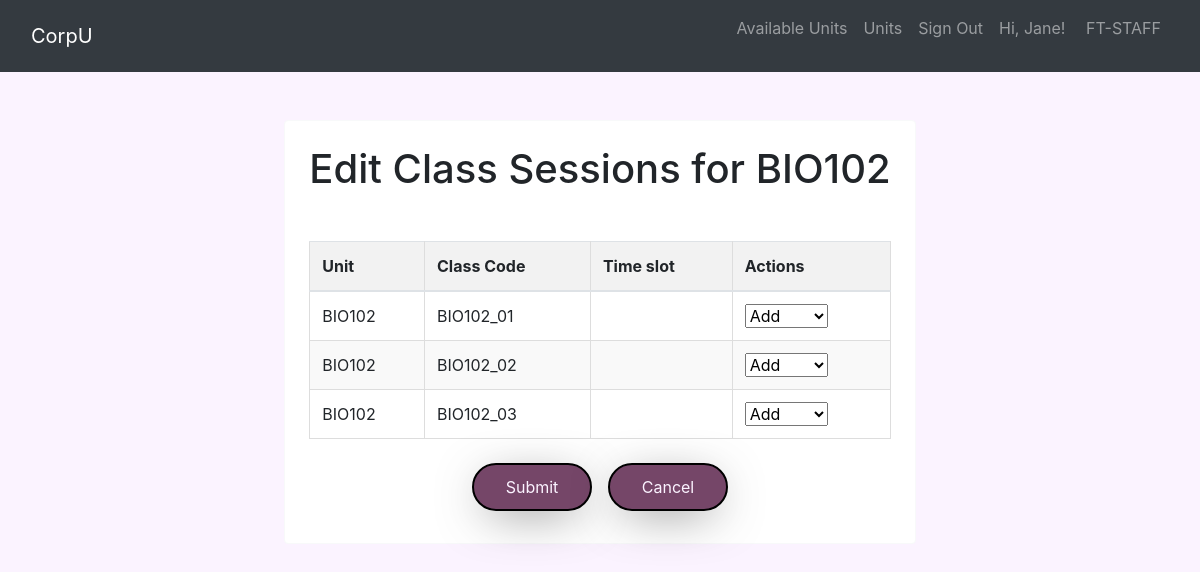
/class_sessions_staff_edit.php?unitCode=BIO102 (signed in), run on the app's committed database.
### tables this page shows
CREATE TABLE `class` (
  `classCode` varchar(20) NOT NULL,
  `className` varchar(255) NOT NULL,
  `classType` varchar(255) DEFAULT NULL,
  `classStartTime` varchar(255) DEFAULT NULL,
  `classEndTime` varchar(255) DEFAULT NULL,
  `classDay` varchar(255) DEFAULT NULL,
  `class_description` varchar(10000) DEFAULT NULL,
  `unitCode` varchar(20) DEFAULT NULL,
  `userID` varchar(10) DEFAULT NULL,
  `classroom` varchar(255) NOT NULL
);

### class_sessions_staff_edit.php (the view, shortened to what this page needs)
<!DOCTYPE html>
<html lang="en">
<head>
    <link rel="stylesheet" href="https://cdn.jsdelivr.net/npm/bootstrap@4.6.2/dist/css/bootstrap.min.css">
    <link rel="stylesheet" href="style/class_sessions.css">
</head>
<body>
    <?php
    include 'generateNav.php';
    $nav = generateNav();
    echo $nav;
    ?>
    <?php
        require 'connections.php';
        $unitCode = $_REQUEST['unitCode'];
        $sql = "SELECT * FROM class WHERE unitCode = '$unitCode' ";
        $class_sessions_results = $mysqli->query($sql);
        if (!$class_sessions_results) {
            echo "Error: Our query failed to execute and here is why: " . PHP_EOL;
            echo "Query: " . $sql . PHP_EOL;
            echo "Errno: " . $mysqli->errno . PHP_EOL;
            echo "Error: " . $mysqli->error . PHP_EOL;
            exit;
        } else {
            $classesTable = '';
                while ($data = $class_sessions_results->fetch_object()) {
                    $classesTable .= <<<TABLE
                        <tr class="preferences table">
                            <td>{$data->unitCode}</td>
                            <td>{$data->classCode}</td>
                            <td>{$data->classTimeslot}</td>
                            <td>
                                <select id="title" name="title" required>
                                    <option value="Add" >Add</option>
                                    <option value="Remove" >Remove</option>
                                </select>
                            </td>
                        </tr>
TABLE;
                }
        }
    ?>
    <div class="container my-5">
        <div class="d-flex align-items-center align-self-center">
            <div class="container-fluid d-flex justify-content-center">
                <div class="card p-4 border-light">
    <form action="<?php echo htmlspecialchars($_SERVER["PHP_SELF"]);?>?edit=0" method="post">
        <h1 class="text-center mb-5">Edit Class Sessions for <?php echo $unitCode;?></h1>
            <table class="table">
                <thead>
                    <tr>
                        <th>Unit</th>
                        <th>Class Code</th>
                        <th>Time slot</th>
                        <th>Actions</th>
                    </tr>
                </thead>
                <tbody>
                    <?php echo $classesTable;?>
                </tbody>
            </table>
            <div class="container-fluid d-flex justify-content-center">
            <button class="btn butt_out m-2" type="submit">Submit</button>
            <button class="btn butt_out m-2" onclick="window.location.href='units_edit.php' ">Cancel</button>
    </form>
                </div>
            </div>
        </div>
    </div>
</body>
</html>

### style/class_sessions.css (style rules this page uses)
body { background: #fbf3ff; }
table { border-collapse: collapse; width: 100%; }
th, td { border: 1px solid #ddd; padding: 8px; text-align: left; }
th { background-color: #f2f2f2; }
tr:nth-child(even) { background-color: #f9f9f9; }
.butt_out { background: #754668; color: #fbf3ff; width: 120px; border: 2px solid#000000; border-radius: 25px; padding: 10px; -webkit-box-shadow: 0px 10px 49px -14px rgba(0, 0, 0, 0.7); -moz-box-shadow: 0px 10px 49px -14px rgba(0, 0, 0, 0.7); box-shadow: 0px 10px 49px -14px rgba(0, 0, 0, 0.7); }

### data on the page
class: unitCode "BIO102", classCode "BIO102_01"
class: unitCode "BIO102", classCode "BIO102_02"
class: unitCode "BIO102", classCode "BIO102_03"

### other printed values
$_SESSION['givenName'] "Jane"
$unitCode "BIO102"
